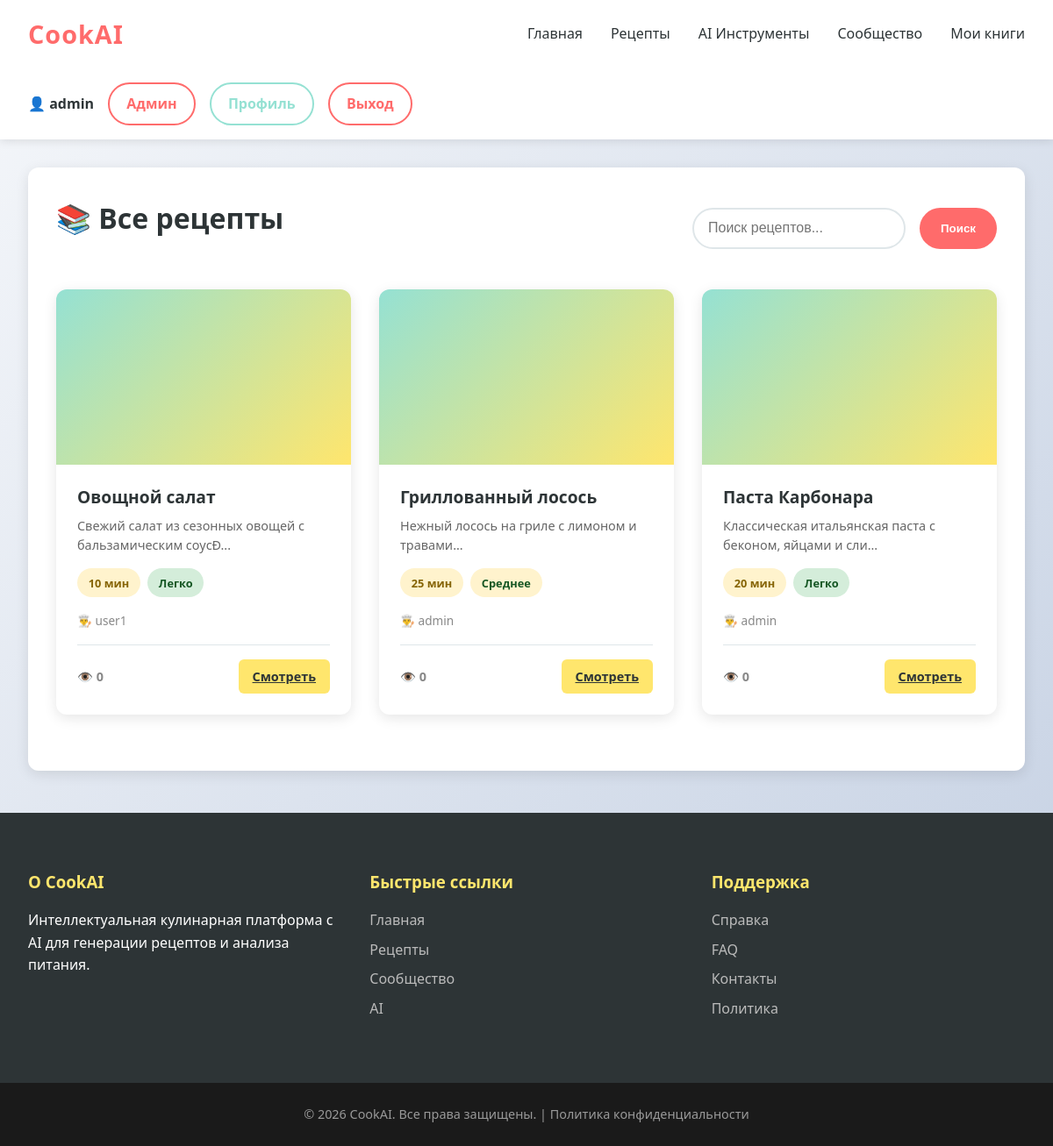
Screenshot of /public/recipes (signed in) with the database file from the repository.
### tables this page shows
CREATE TABLE `recipes` (
    `id` INT AUTO_INCREMENT PRIMARY KEY,
    `user_id` INT NOT NULL,
    `title` VARCHAR(255) NOT NULL,
    `description` LONGTEXT,
    `ingredients` JSON NOT NULL COMMENT 'Array of ingredients',
    `instructions` JSON NOT NULL COMMENT 'Array of instruction steps',
    `time_minutes` INT DEFAULT 30,
    `difficulty` ENUM('easy', 'medium', 'hard') DEFAULT 'medium',
    `servings` INT DEFAULT 1,
    `calories` INT,
    `image_path` VARCHAR(255),
    `is_seasonal` TINYINT(1) DEFAULT 0,
    `status` ENUM('draft', 'active', 'archived') DEFAULT 'draft',
    `views` INT DEFAULT 0,
    `rating_avg` DECIMAL(3, 2) DEFAULT 0,
    `created_at` DATETIME DEFAULT CURRENT_TIMESTAMP,
    `updated_at` DATETIME DEFAULT CURRENT_TIMESTAMP ON UPDATE CURRENT_TIMESTAMP,
    FOREIGN KEY (`user_id`) REFERENCES `users`(`id`) ON DELETE CASCADE,
    INDEX `idx_user_id` (`user_id`),
    INDEX `idx_status` (`status`),
    INDEX `idx_difficulty` (`difficulty`),
    INDEX `idx_created_at` (`created_at`),
    FULLTEXT INDEX `ft_search` (`title`, `description`)
);

CREATE TABLE `users` (
    `id` INT AUTO_INCREMENT PRIMARY KEY,
    `username` VARCHAR(100) NOT NULL UNIQUE,
    `email` VARCHAR(255) NOT NULL UNIQUE,
    `password_hash` VARCHAR(255) NOT NULL,
    `avatar_path` VARCHAR(255),
    `bio` TEXT,
    `role` ENUM('user', 'admin', 'moderator') DEFAULT 'user',
    `status` ENUM('active', 'inactive', 'suspended') DEFAULT 'active',
    `created_at` DATETIME DEFAULT CURRENT_TIMESTAMP,
    `updated_at` DATETIME DEFAULT CURRENT_TIMESTAMP ON UPDATE CURRENT_TIMESTAMP,
    INDEX `idx_email` (`email`),
    INDEX `idx_username` (`username`),
    INDEX `idx_status` (`status`)
);

### app/core/Controller.php (called while the page is built, shortened)
<?php
class Controller
{
    protected $view_path = '';
    public function __construct()
    {
        $this->view_path = ROOT_PATH . '/app/views';
    }
    protected function render($view, $data = [])
    {
        $view_file = $this->view_path . '/' . str_replace('.', '/', $view) . '.php';
        extract($data);
        include $view_file;
        include $this->view_path . '/layouts/main.php';
    }
}
?>

### app/controllers/RecipeController.php (called while the page is built, shortened)
<?php
class RecipeController extends Controller
{
    private $recipe;
    public function __construct()
    {
        $this->recipe = new Recipe();
    }
    public function index()
    {
        $page = $_GET['page'] ?? 1;
        $limit = 12;
        $offset = ($page - 1) * $limit;
        $recipes = $this->recipe->getActive($limit, $offset);
        $total = Database::getInstance()->count('recipes', "status = 'active'");
        $pages = ceil($total / $limit);
        $this->render('recipes.index', [
            'recipes' => $recipes,
            'current_page' => $page,
            'total_pages' => $pages
        ]);
    }
}
?>

### app/core/Router.php (called while the page is built, shortened)
<?php
class Router
{
    private $routes = [];
    private $params = [];
    public function get($path, $handler)
    {
        $this->routes['GET'][$path] = $handler;
    }
    public function post($path, $handler)
    {
        $this->routes['POST'][$path] = $handler;
    }
    public function dispatch($method, $uri)
    {
        foreach ($this->routes[$method] as $path => $handler) {
            if ($this->match($path, $uri)) {
                return $this->execute($handler);
            }
        }
        throw new Exception("Маршрут не найден: $method $uri");
    }
    private function match($pattern, $uri)
    {
        $pattern = preg_replace('/:\w+/', '([\w-]+)', $pattern);
        $pattern = '#^' . $pattern . '$#';
        if (preg_match($pattern, $uri, $matches)) {
            array_shift($matches);
            $this->params = $matches;
            return true;
        }
        return false;
    }
    private function execute($handler)
    {
        list($controller, $action) = explode('@', $handler);
        $controller_class = new $controller();
        return call_user_func_array([$controller_class, $action], $this->params);
    }
}
?>

### public/index.php (called while the page is built, shortened)
<?php
spl_autoload_register(function ($class) {
    $paths = [
        APP_PATH . '/core/' . $class . '.php',
        APP_PATH . '/controllers/' . $class . '.php',
        APP_PATH . '/models/' . $class . '.php',
        APP_PATH . '/services/' . $class . '.php',
    ];
    foreach ($paths as $path) {
        if (file_exists($path)) {
            return;
        }
    }
});
$router = new Router();
$router->get('/', 'HomeController@index');
$router->get('/login', 'AuthController@loginForm');
$router->post('/login', 'AuthController@login');
$router->get('/register', 'AuthController@registerForm');
$router->post('/register', 'AuthController@register');
$router->get('/logout', 'AuthController@logout');
$router->get('/recipes', 'RecipeController@index');
$router->get('/recipe/:id', 'RecipeController@show');
$router->get('/recipes/search', 'RecipeController@search');
$router->post('/recipes/create', 'RecipeController@store');
$router->get('/ai', 'AIController@index');
$router->get('/ai/generator', 'AIController@generator');
$router->post('/ai/generate-recipe', 'AIController@generateRecipe');
$router->post('/ai/scan-calories', 'AIController@scanCalories');
$router->post('/ai/advice', 'AIController@advice');
$router->get('/ai/meal-plan', 'AIController@mealPlan');
$method = $_SERVER['REQUEST_METHOD'];
$uri = parse_url($_SERVER['REQUEST_URI'], PHP_URL_PATH);
if (strpos($uri, '/CookAI/public') === 0) {
    $uri = substr($uri, strlen('/CookAI/public'));
}
$uri = rtrim($uri, '/') ?: '/';
try {
    $router->dispatch($method, $uri);
} catch (Exception $e) {
    http_response_code(404);
    echo "Ошибка: " . htmlspecialchars($e->getMessage());
}
?>

### app/core/Database.php (called while the page is built, shortened)
<?php
class Database
{
    private static $instance = null;
    private $pdo;
    private function __construct()
    {
        $this->pdo = DB;
    }
    public static function getInstance()
    {
        if (self::$instance === null) {
            self::$instance = new self();
        }
        return self::$instance;
    }
    public function all($query, $params = [])
    {
        $stmt = $this->pdo->prepare($query);
        $stmt->execute($params);
        return $stmt->fetchAll();
    }
}
?>

### app/models/Recipe.php (called while the page is built, shortened)
<?php
class Recipe
{
    protected $db;
    protected $table = 'recipes';
    public function __construct()
    {
        $this->db = Database::getInstance();
    }
    public function getActive($limit = 12, $offset = 0)
    {
        return $this->db->all(
            "SELECT r.*, u.username FROM {$this->table} r
             LEFT JOIN users u ON r.user_id = u.id
             WHERE r.status = 'active'
             ORDER BY r.created_at DESC
             LIMIT ? OFFSET ?",
            [$limit, $offset]
        );
    }
}
?>

### app/views/recipes/index.php (the view, shortened to what this page needs)
<section>
    <div style="display: flex; justify-content: space-between; align-items: center; margin-bottom: 2rem;">
        <h1 style="font-size: 2rem; color: #2D3436;">📚 Все рецепты</h1>
        <form id="searchForm" style="display: flex; gap: 1rem;">
            <input type="text" id="searchInput" placeholder="Поиск рецептов..."
                   style="padding: 0.8rem 1rem; border: 2px solid #DFE6E9; border-radius: 25px; flex: 1; font-size: 1rem;">
            <button type="submit" style="padding: 0.8rem 1.5rem; background: #FF6B6B; color: white; border: none; border-radius: 25px; cursor: pointer; font-weight: 600;">
                Поиск
            </button>
        </form>
    </div>
    <div class="recipes-grid">
        <?php if (!empty($recipes)): ?>
            <?php foreach ($recipes as $recipe): ?>
                <div class="recipe-card">
                    <div class="recipe-image">
                    </div>
                    <div class="recipe-info">
                        <a href="/CookAI/public/recipe/<?php echo $recipe['id']; ?>" class="recipe-title">
                            <?php echo htmlspecialchars($recipe['title']); ?>
                        </a>
                        <p class="recipe-description">
                            <?php echo substr(htmlspecialchars($recipe['description']), 0, 100) . '...'; ?>
                        </p>
                        <div class="recipe-meta">
                            <span class="meta-tag time"><?php echo $recipe['time_minutes']; ?> мин</span>
                            <span class="meta-tag difficulty <?php echo $recipe['difficulty']; ?>">
                                <?php
                                $diff = ['easy' => 'Легко', 'medium' => 'Среднее', 'hard' => 'Сложно'];
                                echo $diff[$recipe['difficulty']] ?? 'Среднее';
                                ?>
                            </span>
                        </div>
                        <p class="recipe-author">👨‍🍳 <?php echo htmlspecialchars($recipe['username'] ?? 'Гость'); ?></p>
                        <div class="recipe-footer">
                            <span class="recipe-rating">👁️ <?php echo $recipe['views']; ?></span>
                            <a href="/CookAI/public/recipe/<?php echo $recipe['id']; ?>" class="btn-small">Смотреть</a>
                        </div>
                    </div>
                </div>
            <?php endforeach; ?>
        <?php else: ?>
            <div style="grid-column: 1/-1; text-align: center; padding: 2rem; color: #888;">
                <p style="font-size: 1.1rem;">Рецепты не найдены 😢</p>
            </div>
        <?php endif; ?>
    </div>
</section>

### public/css/style.css (style rules this page uses)
:root { --primary: #FF6B6B; --secondary: #95E1D3; --accent: #FFE66D; --dark: #2D3436; --light: #DFE6E9; --success: #27AE60; --warning: #F39C12; --danger: #E74C3C; }
* { margin: 0; padding: 0; box-sizing: border-box; }
body { font-family: 'Segoe UI', Tahoma, Geneva, Verdana, sans-serif; line-height: 1.6; color: var(--dark); background: linear-gradient(135deg, #f5f7fa 0%, #c3cfe2 100%); min-height: 100vh; }
.btn-small { padding: 0.5rem 1rem; background: var(--accent); color: var(--dark); border: none; border-radius: 6px; cursor: pointer; font-weight: 600; font-size: 0.9rem; transition: all 0.3s ease; }
section { background: white; border-radius: 12px; padding: 2rem; margin-bottom: 2rem; box-shadow: 0 4px 15px rgba(0, 0, 0, 0.1); }
section h1, section h2 { color: var(--dark); margin-bottom: 1.5rem; font-size: 2rem; }
.recipes-grid { display: grid; grid-template-columns: repeat(auto-fill, minmax(280px, 1fr)); gap: 2rem; margin-bottom: 2rem; }
.recipe-card { background: white; border-radius: 12px; overflow: hidden; box-shadow: 0 4px 15px rgba(0, 0, 0, 0.1); transition: all 0.3s ease; display: flex; flex-direction: column; }
.recipe-image { width: 100%; height: 200px; background: linear-gradient(135deg, var(--secondary), var(--accent)); overflow: hidden; display: flex; align-items: center; justify-content: center; }
.recipe-info { padding: 1.5rem; display: flex; flex-direction: column; flex-grow: 1; }
.recipe-title { font-size: 1.2rem; font-weight: 700; color: var(--dark); text-decoration: none; margin-bottom: 0.5rem; transition: color 0.3s ease; line-height: 1.4; }
.recipe-description { color: #666; font-size: 0.9rem; margin-bottom: 1rem; flex-grow: 1; line-height: 1.5; }
.recipe-meta { display: flex; gap: 0.5rem; flex-wrap: wrap; margin-bottom: 1rem; }
.meta-tag { display: inline-block; padding: 0.4rem 0.8rem; background: var(--light); color: var(--dark); border-radius: 20px; font-size: 0.8rem; font-weight: 600; }
.meta-tag.time { background: #FFF3CD; color: #856404; }
.meta-tag.difficulty { background: #D4EDDA; color: #155724; }
.meta-tag.difficulty.easy { background: #D4EDDA; }
.meta-tag.difficulty.medium { background: #FFF3CD; }
.recipe-author { color: #888; font-size: 0.85rem; margin-bottom: 1rem; }
.recipe-footer { display: flex; justify-content: space-between; align-items: center; border-top: 1px solid var(--light); padding-top: 1rem; }
.recipe-rating { color: #888; font-size: 0.9rem; font-weight: 600; }

### rows the page displays
recipes: title "Овощной салат", description "Свежий салат из сезонных овощей с бальзамическим соусÐ", time_minutes "10", difficulty "Легко", user.username "user1", views "0"
recipes: title "Гриллованный лосось", description "Нежный лосось на гриле с лимоном и травами", time_minutes "25", difficulty "Среднее", user.username "admin", views "0"
recipes: title "Паста Карбонара", description "Классическая итальянская паста с беконом, яйцами и сли", time_minutes "20", difficulty "Легко", user.username "admin", views "0"

### other values shown
$_SESSION['username'] "admin"
